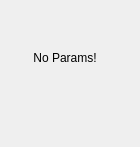
<?xml version="1.0" encoding="UTF-8"?>
<ui version="4.0">
 <class>ParametersDP</class>
 <widget class="QWidget" name="ParametersDP">
  <property name="geometry">
   <rect>
    <x>0</x>
    <y>0</y>
    <width>140</width>
    <height>147</height>
   </rect>
  </property>
  <property name="windowTitle">
   <string>Form</string>
  </property>
  <widget class="QLabel" name="label">
   <property name="geometry">
    <rect>
     <x>20</x>
     <y>50</y>
     <width>90</width>
     <height>16</height>
    </rect>
   </property>
   <property name="font">
    <font>
     <pointsize>9</pointsize>
    </font>
   </property>
   <property name="text">
    <string>No Params!</string>
   </property>
   <property name="alignment">
    <set>Qt::AlignCenter</set>
   </property>
  </widget>
 </widget>
 <resources/>
 <connections/>
</ui>
